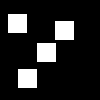
Frame 1 (no input)
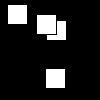
Frame 60 (the mouse pressed at the canvas centre just before this capture)
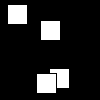
Frame 120 (the mouse held since frame 60 and released just before this capture)

The Processing sketch that drew these frames (run headless with seeded random() and noise(); from frame 60 on, the mouse is pressed at the canvas centre):

// Processing sketch: Klausur2016_4
// ── Klausur2016_4.pde
Floater[] floaters;
int anzahl;

void setup() {
  anzahl = 4;
  floaters = new Floater[anzahl];
  for (int i = 0; i < anzahl; i++) {
    floaters[i]= new Floater((i < anzahl/2));
  }
}

void draw() {
  background(0);
  for (Floater fl : floaters) {
    fl.update();
    fl.render();
  }
}

class Floater {
  float x;
  float y;
  float s;
  boolean horizontal;

  Floater(boolean horizontal) {
    this.horizontal = horizontal;
    this.x = random(0, 80);
    this.y = random(0, 80);
    this.s = random(-3, 3);
  }

  void render() {
    rect(x, y, 20, 20);
  }
  void update() {
    if (horizontal) {
      if ((x < 0) || (x>80)) {
        s*=-1;
      }
      x = x + s;
    } else {
      if ((y < 0) || (y>80)) {
        s*=-1;
      }
      y = y + s;
    }
  }
}

void mouseClicked() {
  for (Floater fl : floaters)
    fl.horizontal=!fl.horizontal;
}
